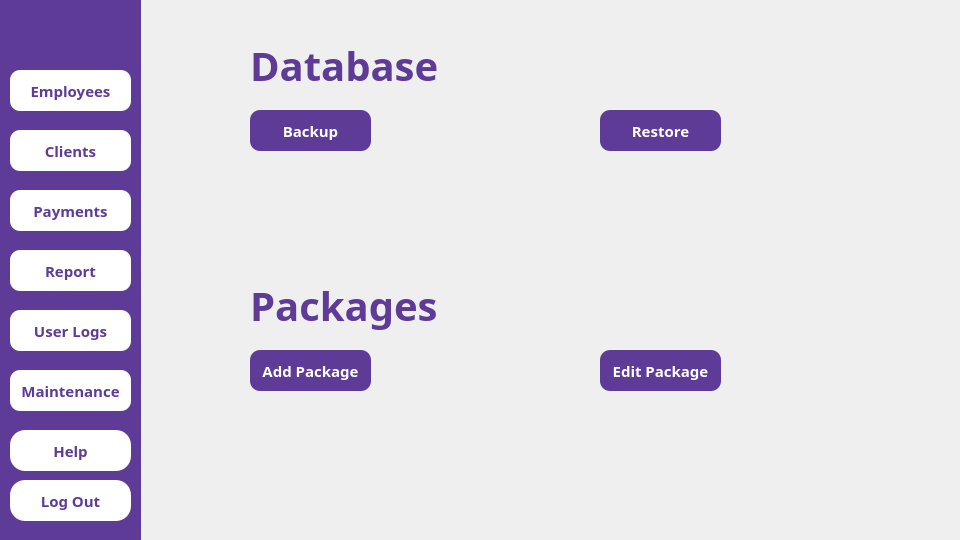
<?xml version="1.0" encoding="UTF-8"?>
<ui version="4.0">
 <class>MainWindow</class>
 <widget class="QMainWindow" name="MainWindow">
  <property name="geometry">
   <rect>
    <x>0</x>
    <y>0</y>
    <width>960</width>
    <height>540</height>
   </rect>
  </property>
  <property name="font">
   <font>
    <family>Arial Black</family>
    <bold>true</bold>
   </font>
  </property>
  <property name="windowTitle">
   <string>MainWindow</string>
  </property>
  <widget class="QWidget" name="centralwidget">
   <widget class="QPushButton" name="employees">
    <property name="geometry">
     <rect>
      <x>10</x>
      <y>70</y>
      <width>121</width>
      <height>41</height>
     </rect>
    </property>
    <property name="font">
     <font>
      <family>Arial Black</family>
      <pointsize>11</pointsize>
      <bold>true</bold>
     </font>
    </property>
    <property name="styleSheet">
     <string notr="true">QPushButton
{
background-color:white ;
color:#5e3b96;
 border-radius:10px;
}</string>
    </property>
    <property name="text">
     <string>Employees</string>
    </property>
   </widget>
   <widget class="QPushButton" name="clients">
    <property name="geometry">
     <rect>
      <x>10</x>
      <y>130</y>
      <width>121</width>
      <height>41</height>
     </rect>
    </property>
    <property name="font">
     <font>
      <family>Arial Black</family>
      <pointsize>11</pointsize>
      <bold>true</bold>
     </font>
    </property>
    <property name="styleSheet">
     <string notr="true">QPushButton
{
background-color:white ;
color:#5e3b96;
 border-radius:10px;
}</string>
    </property>
    <property name="text">
     <string>Clients</string>
    </property>
   </widget>
   <widget class="QPushButton" name="payments">
    <property name="geometry">
     <rect>
      <x>10</x>
      <y>190</y>
      <width>121</width>
      <height>41</height>
     </rect>
    </property>
    <property name="font">
     <font>
      <family>Arial Black</family>
      <pointsize>11</pointsize>
      <bold>true</bold>
     </font>
    </property>
    <property name="styleSheet">
     <string notr="true">QPushButton
{
background-color:white ;
color:#5e3b96;
 border-radius:10px;
}</string>
    </property>
    <property name="text">
     <string>Payments</string>
    </property>
   </widget>
   <widget class="QPushButton" name="report">
    <property name="geometry">
     <rect>
      <x>10</x>
      <y>250</y>
      <width>121</width>
      <height>41</height>
     </rect>
    </property>
    <property name="font">
     <font>
      <family>Arial Black</family>
      <pointsize>11</pointsize>
      <bold>true</bold>
     </font>
    </property>
    <property name="styleSheet">
     <string notr="true">QPushButton
{
background-color:white ;
color:#5e3b96;
 border-radius:10px;
}</string>
    </property>
    <property name="text">
     <string>Report</string>
    </property>
   </widget>
   <widget class="QPushButton" name="user_logs">
    <property name="geometry">
     <rect>
      <x>10</x>
      <y>310</y>
      <width>121</width>
      <height>41</height>
     </rect>
    </property>
    <property name="font">
     <font>
      <family>Arial Black</family>
      <pointsize>11</pointsize>
      <bold>true</bold>
     </font>
    </property>
    <property name="styleSheet">
     <string notr="true">QPushButton
{
background-color:white ;
color:#5e3b96;
 border-radius:10px;
}</string>
    </property>
    <property name="text">
     <string>User Logs</string>
    </property>
   </widget>
   <widget class="QPushButton" name="maintenance">
    <property name="geometry">
     <rect>
      <x>10</x>
      <y>370</y>
      <width>121</width>
      <height>41</height>
     </rect>
    </property>
    <property name="font">
     <font>
      <family>Arial Black</family>
      <pointsize>11</pointsize>
      <bold>true</bold>
     </font>
    </property>
    <property name="styleSheet">
     <string notr="true">QPushButton
{
background-color:white ;
color:#5e3b96;
 border-radius:10px;
}</string>
    </property>
    <property name="text">
     <string>Maintenance</string>
    </property>
   </widget>
   <widget class="QPushButton" name="help">
    <property name="geometry">
     <rect>
      <x>10</x>
      <y>430</y>
      <width>121</width>
      <height>41</height>
     </rect>
    </property>
    <property name="font">
     <font>
      <family>Arial Black</family>
      <pointsize>11</pointsize>
      <bold>true</bold>
     </font>
    </property>
    <property name="styleSheet">
     <string notr="true">QPushButton
{
background-color:white ;
color:#5e3b96;
 border-radius:15px;
}</string>
    </property>
    <property name="text">
     <string>Help</string>
    </property>
   </widget>
   <widget class="QPushButton" name="log_out">
    <property name="geometry">
     <rect>
      <x>10</x>
      <y>480</y>
      <width>121</width>
      <height>41</height>
     </rect>
    </property>
    <property name="font">
     <font>
      <family>Arial Black</family>
      <pointsize>11</pointsize>
      <bold>true</bold>
     </font>
    </property>
    <property name="styleSheet">
     <string notr="true">QPushButton
{
background-color:white ;
color:#5e3b96;
 border-radius:15px;
}</string>
    </property>
    <property name="text">
     <string>Log Out</string>
    </property>
   </widget>
   <widget class="QLabel" name="BGviolet">
    <property name="geometry">
     <rect>
      <x>0</x>
      <y>0</y>
      <width>141</width>
      <height>541</height>
     </rect>
    </property>
    <property name="styleSheet">
     <string notr="true">QLabel
{
background: #5e3b96;
}</string>
    </property>
    <property name="text">
     <string/>
    </property>
   </widget>
   <widget class="QLabel" name="label_12">
    <property name="geometry">
     <rect>
      <x>0</x>
      <y>10</y>
      <width>141</width>
      <height>41</height>
     </rect>
    </property>
    <property name="text">
     <string/>
    </property>
    <property name="pixmap">
     <pixmap>../../SOFT ENG/assets/logog.jpg</pixmap>
    </property>
    <property name="scaledContents">
     <bool>true</bool>
    </property>
   </widget>
   <widget class="QPushButton" name="backup">
    <property name="geometry">
     <rect>
      <x>250</x>
      <y>110</y>
      <width>121</width>
      <height>41</height>
     </rect>
    </property>
    <property name="font">
     <font>
      <family>Arial Black</family>
      <pointsize>11</pointsize>
      <bold>true</bold>
     </font>
    </property>
    <property name="styleSheet">
     <string notr="true">QPushButton
{
background-color:#5e3b96 ;
color:white;
 border-radius:10px;
}</string>
    </property>
    <property name="text">
     <string>Backup</string>
    </property>
   </widget>
   <widget class="QPushButton" name="restore">
    <property name="geometry">
     <rect>
      <x>600</x>
      <y>110</y>
      <width>121</width>
      <height>41</height>
     </rect>
    </property>
    <property name="font">
     <font>
      <family>Arial Black</family>
      <pointsize>11</pointsize>
      <bold>true</bold>
     </font>
    </property>
    <property name="styleSheet">
     <string notr="true">QPushButton
{
background-color:#5e3b96 ;
color:white;
 border-radius:10px;
}</string>
    </property>
    <property name="text">
     <string>Restore</string>
    </property>
   </widget>
   <widget class="QPushButton" name="addpackage">
    <property name="geometry">
     <rect>
      <x>250</x>
      <y>350</y>
      <width>121</width>
      <height>41</height>
     </rect>
    </property>
    <property name="font">
     <font>
      <family>Arial Black</family>
      <pointsize>11</pointsize>
      <bold>true</bold>
     </font>
    </property>
    <property name="styleSheet">
     <string notr="true">QPushButton
{
background-color:#5e3b96 ;
color:white;
 border-radius:10px;
}</string>
    </property>
    <property name="text">
     <string>Add Package</string>
    </property>
   </widget>
   <widget class="QPushButton" name="editpackage">
    <property name="geometry">
     <rect>
      <x>600</x>
      <y>350</y>
      <width>121</width>
      <height>41</height>
     </rect>
    </property>
    <property name="font">
     <font>
      <family>Arial Black</family>
      <pointsize>11</pointsize>
      <bold>true</bold>
     </font>
    </property>
    <property name="styleSheet">
     <string notr="true">QPushButton
{
background-color:#5e3b96 ;
color:white;
 border-radius:10px;
}</string>
    </property>
    <property name="text">
     <string>Edit Package</string>
    </property>
   </widget>
   <widget class="QLabel" name="databaselabel">
    <property name="geometry">
     <rect>
      <x>250</x>
      <y>40</y>
      <width>221</width>
      <height>51</height>
     </rect>
    </property>
    <property name="font">
     <font>
      <family>Arial Black</family>
      <pointsize>30</pointsize>
      <bold>true</bold>
     </font>
    </property>
    <property name="styleSheet">
     <string notr="true">QLabel
{
color:#5e3b96;
}</string>
    </property>
    <property name="text">
     <string>Database</string>
    </property>
   </widget>
   <widget class="QLabel" name="packageslabel">
    <property name="geometry">
     <rect>
      <x>250</x>
      <y>280</y>
      <width>221</width>
      <height>51</height>
     </rect>
    </property>
    <property name="font">
     <font>
      <family>Arial Black</family>
      <pointsize>30</pointsize>
      <bold>true</bold>
     </font>
    </property>
    <property name="styleSheet">
     <string notr="true">QLabel
{
color:#5e3b96;
}</string>
    </property>
    <property name="text">
     <string>Packages</string>
    </property>
   </widget>
   <zorder>BGviolet</zorder>
   <zorder>employees</zorder>
   <zorder>clients</zorder>
   <zorder>payments</zorder>
   <zorder>report</zorder>
   <zorder>user_logs</zorder>
   <zorder>maintenance</zorder>
   <zorder>help</zorder>
   <zorder>log_out</zorder>
   <zorder>label_12</zorder>
   <zorder>backup</zorder>
   <zorder>restore</zorder>
   <zorder>addpackage</zorder>
   <zorder>editpackage</zorder>
   <zorder>databaselabel</zorder>
   <zorder>packageslabel</zorder>
  </widget>
 </widget>
 <resources/>
 <connections/>
</ui>
